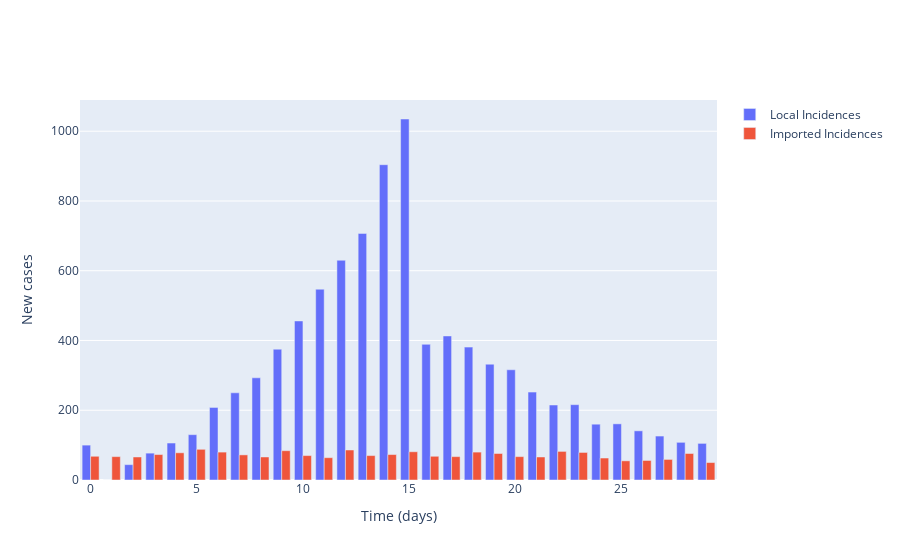

Notebook code cell kept with this figure:
### Markdown cell above
## Plot local incidence numbers and imported cases

### Code cell
# Plot (bar chart cases each day)
fig = go.Figure()

# Plot of incidences
fig.add_trace(
    go.Bar(
        x=times,
        y=locally_infected_cases,
        name='Local Incidences'
    )
)

fig.add_trace(
    go.Bar(
        x=times,
        y=imported_cases,
        name='Imported Incidences'
    )
)

# Add axis labels
fig.update_layout(
    xaxis_title='Time (days)',
    yaxis_title='New cases'
)

fig.show()

### Figure 1 — Plotly figure (JSON) as saved in the notebook; plotly's stock layout.template omitted (floating-point values rounded to 4 significant figures)
{"data": [{"name": "Local Incidences", "type": "bar", "x": [0, 1, 2, 3, 4, 5, 6, 7, 8, 9, 10, 11, 12, 13, 14, 15, 16, 17, 18, 19, 20, 21, 22, 23, 24, 25, 26, 27, 28, 29], "y": [100, 0, 44, 77, 106, 130, 208, 250, 293, 375, 456, 547, 630, 707, 904, 1035, 389, 413, 381, 332, 316, 252, 215, 216, 160, 161, 141, 126, 108, 105]}, {"name": "Imported Incidences", "type": "bar", "x": [0, 1, 2, 3, 4, 5, 6, 7, 8, 9, 10, 11, 12, 13, 14, 15, 16, 17, 18, 19, 20, 21, 22, 23, 24, 25, 26, 27, 28, 29], "y": [68, 67, 66, 73, 78, 88, 80, 72, 66, 84, 70, 64, 86, 70, 73, 81, 68, 67, 80, 76, 67, 66, 82, 79, 63, 55, 56, 59, 76, 50]}], "layout": {"xaxis": {"title": {"text": "Time (days)"}}, "yaxis": {"title": {"text": "New cases"}}}}
